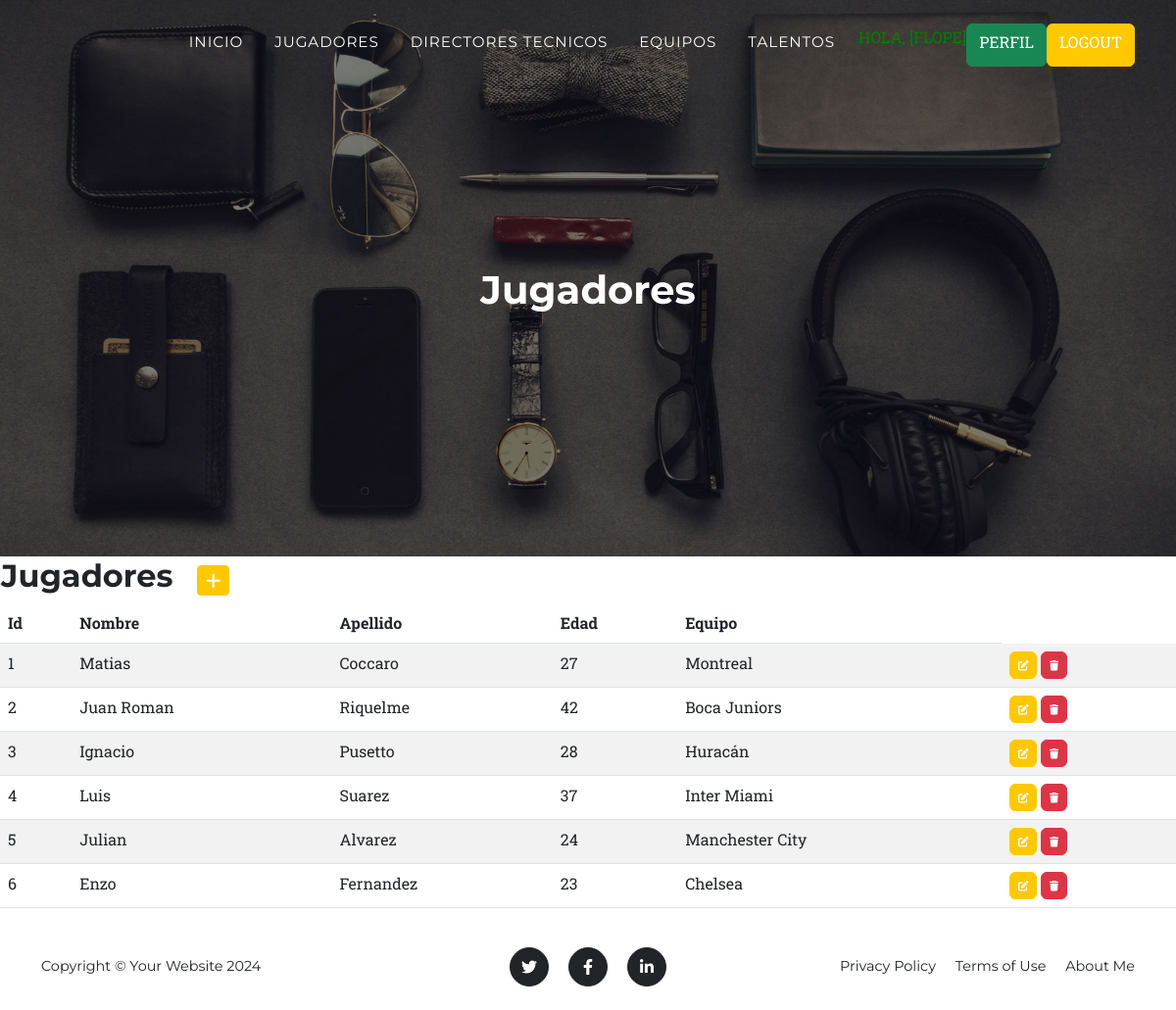
Page /jugadores/ (signed in) on the committed database.
### aplication/models.py (models this page shows, shortened)
class Jugador(models.Model):
    nombre = models.CharField(max_length=60)
    apellido = models.CharField(max_length=60)
    equipo = models.CharField(max_length=60)
    edad = models.CharField(max_length=2)
    class Meta:
        verbose_name = "Jugador"
        verbose_name_plural = "Jugadores"
        ordering = ["id"]

### aplication/views.py (the view)
# urls.py: path('jugadores/', JugadorList.as_view(), name="jugadores"),
class JugadorList(ListView,LoginRequiredMixin):
    model = Jugador

### aplication/templates/aplication/jugador_list.html
{% extends "aplication/index.html" %}
{% block titulo %}
<h1 class="mb-5">Jugadores</h1>
{% endblock titulo %}
{% block contenido %}
<table>
    <tr>
        <td width="200"><h2>Jugadores</h2></td>
        <td>
            <a
            href="{% url 'jugadores_create' %}"
            class="btn btn-primary btn-sm"
            ><i class="fa fa-plus fa-lg" title="Crear"> </i>
            </a>
        </td>
    </tr>
</table>
<table class="table table-striped">
    <thead>
        <tr>
            <th>Id</th>
            <th>Nombre</th>
            <th>Apellido</th>
            <th>Edad</th>
            <th>Equipo</th>
        </tr>
    </thead>
    <tbody>
    {% for j in jugador_list  %}
        <tr>
            <td>{{ j.id }}</td>
            <td>{{ j.nombre }}</td>
            <td>{{ j.apellido }}</td>
            <td>{{ j.edad }}</td>
            <td>{{ j.equipo }}</td>
            <td>
                <a
                  href="{% url 'jugadores_update' j.id %}"
                  class="btn btn-primary"
                  style="--bs-btn-padding-y: .25rem; --bs-btn-padding-x: .5rem; --bs-btn-font-size: .75rem;"
                  ><i class="fa fa-edit fa-sm" title="Editar Jugador"></i>
                </a>
                <a
                  href="{% url 'jugadores_delete' j.id %}"
                  class="btn btn-danger"
                  style="--bs-btn-padding-y: .25rem; --bs-btn-padding-x: .5rem; --bs-btn-font-size: .75rem;"
                  ><i class="fa fa-trash fa-sm" title="Eliminar Jugador"></i>
                </a>
            </td>
        </tr>
    {% endfor %}
    </tbody>
</table>
{% endblock contenido %}

### aplication/templates/aplication/index.html (shortened to what this page needs)
<!DOCTYPE html>
<html lang="en">
    <head>
        {% load static %}
        <link href="{% static 'css/styles.css' %}" rel="stylesheet" />
        <link rel="stylesheet" href="https://cdnjs.cloudflare.com/ajax/libs/font-awesome/6.4.0/css/all.min.css">
    </head>
    <body id="page-top">
        <nav class="navbar navbar-expand-lg navbar-dark fixed-top" id="mainNav">
            <div class="container">
                <div class="collapse navbar-collapse" id="navbarResponsive">
                    <ul class="navbar-nav text-uppercase ms-auto py-4 py-lg-0">
                        <li class="nav-item"><a class="nav-link" href="{% url 'home' %}">Inicio</a></li>
                        {% if user.is_authenticated %}
                        <li class="nav-item"><a class="nav-link" href="{% url 'jugadores' %}">Jugadores</a></li>
                        <li class="nav-item"><a class="nav-link" href="{% url 'directores_tecnicos' %}">Directores Tecnicos</a></li>
                        <li class="nav-item"><a class="nav-link" href="{% url 'equipos' %}">Equipos</a></li>
                        <li class="nav-item"><a class="nav-link" href="{% url 'talentos' %}">Talentos</a></li>
                        <p style="color:green"> Hola, [{{user.username}}]</p>
                        <a class="btn btn-success" href="{% url 'perfil' %}">Perfil</a>
                        <a class="btn btn-primary" href="{% url 'logout' %}">Logout</a>
                        {% else %}
                        <a class="btn btn-primary" href="{% url 'login' %}">Login</a>
                        <a class="btn btn-success" href="{% url 'registrar' %}">Registrarse</a>
                    {% endif %}
                    </ul>
                </div>
            </div>
        </nav>
        <header class="masthead">
            <div class="container">
                {% block titulo %}{% endblock titulo %}
            </div>
        </header>
        {% block contenido %}{% endblock contenido %}
        <footer class="footer py-4">
            <div class="container">
                <div class="row align-items-center">
                    <div class="col-lg-4 text-lg-start">Copyright &copy; Your Website 2024</div>
                    <div class="col-lg-4 my-3 my-lg-0">
                        <a class="btn btn-dark btn-social mx-2" href="#!" aria-label="Twitter"><i class="fab fa-twitter"></i></a>
                        <a class="btn btn-dark btn-social mx-2" href="#!" aria-label="Facebook"><i class="fab fa-facebook-f"></i></a>
                        <a class="btn btn-dark btn-social mx-2" href="#!" aria-label="LinkedIn"><i class="fab fa-linkedin-in"></i></a>
                    </div>
                    <div class="col-lg-4 text-lg-end">
                        <a class="link-dark text-decoration-none me-3" href="#!">Privacy Policy</a>
                        <a class="link-dark text-decoration-none me-3" href="#!">Terms of Use</a>
                        <a class="link-dark text-decoration-none" href="{% url 'acerca_de_mi' %}">About Me</a>
                    </div>
                </div>
            </div>
        </footer>

### rows in the picture
Jugador: id "1", nombre "Matias", apellido "Coccaro", edad "27", equipo "Montreal"
Jugador: id "2", nombre "Juan Roman", apellido "Riquelme", edad "42", equipo "Boca Juniors"
Jugador: id "3", nombre "Ignacio", apellido "Pusetto", edad "28", equipo "Huracán"
Jugador: id "4", nombre "Luis", apellido "Suarez", edad "37", equipo "Inter Miami"
Jugador: id "5", nombre "Julian", apellido "Alvarez", edad "24", equipo "Manchester City"
Jugador: id "6", nombre "Enzo", apellido "Fernandez", edad "23", equipo "Chelsea"

### other values in the picture
{{ user.username }} "FLOPE"
